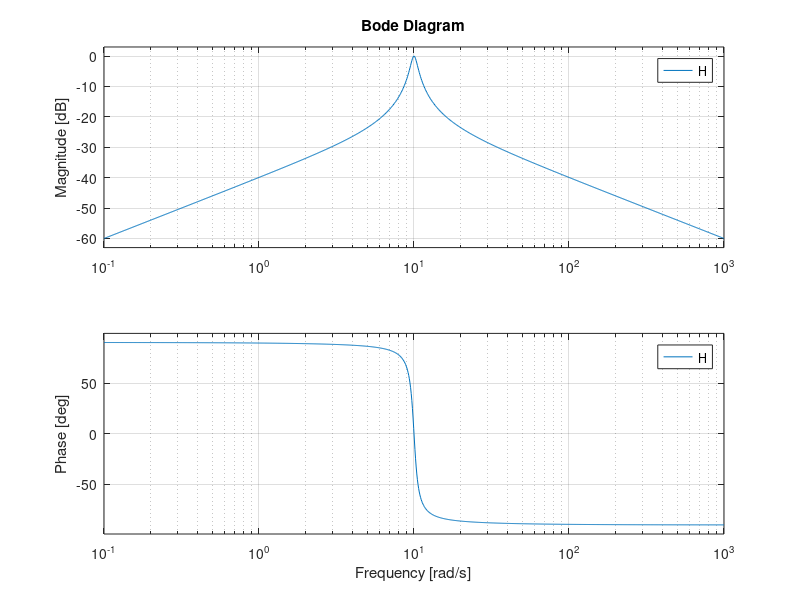

Source code (MATLAB):
clear;
M = 1;
K = 100;
B = 1;

A = [0, 1/M; -K, -B/M];
B = [0;1];
C = [0, 1/M];
D = [0];

H = ss(A,B,C,D);
tf(H)
bode(H)
[m,p] = bode(H, 1);
m = 20*log10(m)
p